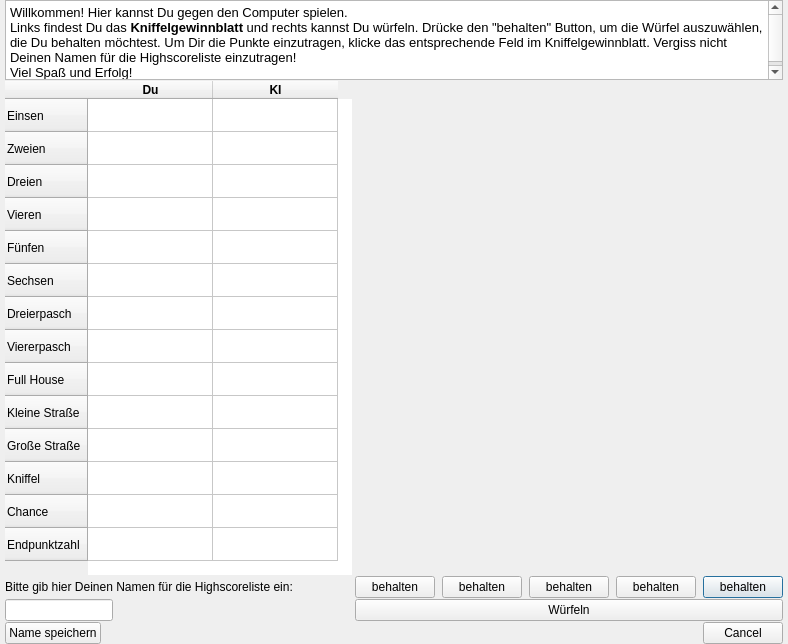
<?xml version="1.0" encoding="UTF-8"?>
<ui version="4.0">
 <class>singleplayerDialog</class>
 <widget class="QDialog" name="singleplayerDialog">
  <property name="geometry">
   <rect>
    <x>0</x>
    <y>0</y>
    <width>900</width>
    <height>630</height>
   </rect>
  </property>
  <property name="windowTitle">
   <string>Singleplayer Kniffel</string>
  </property>
  <layout class="QFormLayout" name="formLayout">
   <property name="sizeConstraint">
    <enum>QLayout::SetFixedSize</enum>
   </property>
   <property name="fieldGrowthPolicy">
    <enum>QFormLayout::AllNonFixedFieldsGrow</enum>
   </property>
   <property name="horizontalSpacing">
    <number>3</number>
   </property>
   <property name="verticalSpacing">
    <number>1</number>
   </property>
   <property name="leftMargin">
    <number>5</number>
   </property>
   <property name="topMargin">
    <number>0</number>
   </property>
   <property name="rightMargin">
    <number>5</number>
   </property>
   <property name="bottomMargin">
    <number>0</number>
   </property>
   <item row="1" column="0">
    <widget class="QTableWidget" name="tW_SpielstandSingle">
     <property name="sizePolicy">
      <sizepolicy hsizetype="Maximum" vsizetype="Expanding">
       <horstretch>0</horstretch>
       <verstretch>0</verstretch>
      </sizepolicy>
     </property>
     <property name="frameShape">
      <enum>QFrame::NoFrame</enum>
     </property>
     <property name="sizeAdjustPolicy">
      <enum>QAbstractScrollArea::AdjustToContents</enum>
     </property>
     <property name="editTriggers">
      <set>QAbstractItemView::NoEditTriggers</set>
     </property>
     <attribute name="horizontalHeaderDefaultSectionSize">
      <number>125</number>
     </attribute>
     <attribute name="verticalHeaderDefaultSectionSize">
      <number>33</number>
     </attribute>
     <row>
      <property name="text">
       <string>Einsen</string>
      </property>
     </row>
     <row>
      <property name="text">
       <string>Zweien</string>
      </property>
     </row>
     <row>
      <property name="text">
       <string>Dreien</string>
      </property>
     </row>
     <row>
      <property name="text">
       <string>Vieren</string>
      </property>
     </row>
     <row>
      <property name="text">
       <string>Fünfen</string>
      </property>
     </row>
     <row>
      <property name="text">
       <string>Sechsen</string>
      </property>
     </row>
     <row>
      <property name="text">
       <string>Dreierpasch</string>
      </property>
     </row>
     <row>
      <property name="text">
       <string>Viererpasch</string>
      </property>
     </row>
     <row>
      <property name="text">
       <string>Full House</string>
      </property>
     </row>
     <row>
      <property name="text">
       <string>Kleine Straße</string>
      </property>
     </row>
     <row>
      <property name="text">
       <string>Große Straße</string>
      </property>
     </row>
     <row>
      <property name="text">
       <string>Kniffel</string>
      </property>
     </row>
     <row>
      <property name="text">
       <string>Chance</string>
      </property>
     </row>
     <row>
      <property name="text">
       <string>Endpunktzahl</string>
      </property>
     </row>
     <column>
      <property name="text">
       <string>Du</string>
      </property>
      <property name="font">
       <font>
        <weight>75</weight>
        <bold>true</bold>
       </font>
      </property>
      <property name="foreground">
       <brush brushstyle="NoBrush">
        <color alpha="255">
         <red>0</red>
         <green>0</green>
         <blue>0</blue>
        </color>
       </brush>
      </property>
     </column>
     <column>
      <property name="text">
       <string>KI</string>
      </property>
      <property name="font">
       <font>
        <weight>75</weight>
        <bold>true</bold>
       </font>
      </property>
     </column>
    </widget>
   </item>
   <item row="1" column="1">
    <layout class="QHBoxLayout" name="horizontalLayout" stretch="7,7,7,7,7">
     <property name="spacing">
      <number>7</number>
     </property>
     <property name="sizeConstraint">
      <enum>QLayout::SetDefaultConstraint</enum>
     </property>
     <property name="topMargin">
      <number>200</number>
     </property>
     <item>
      <widget class="QLabel" name="qlW1">
       <property name="maximumSize">
        <size>
         <width>110</width>
         <height>112</height>
        </size>
       </property>
       <property name="text">
        <string/>
       </property>
       <property name="scaledContents">
        <bool>true</bool>
       </property>
       <property name="alignment">
        <set>Qt::AlignCenter</set>
       </property>
      </widget>
     </item>
     <item>
      <widget class="QLabel" name="qlW2">
       <property name="maximumSize">
        <size>
         <width>110</width>
         <height>112</height>
        </size>
       </property>
       <property name="text">
        <string/>
       </property>
       <property name="scaledContents">
        <bool>true</bool>
       </property>
      </widget>
     </item>
     <item>
      <widget class="QLabel" name="qlW3">
       <property name="maximumSize">
        <size>
         <width>110</width>
         <height>112</height>
        </size>
       </property>
       <property name="text">
        <string/>
       </property>
       <property name="scaledContents">
        <bool>true</bool>
       </property>
      </widget>
     </item>
     <item>
      <widget class="QLabel" name="qlW4">
       <property name="sizePolicy">
        <sizepolicy hsizetype="Preferred" vsizetype="Preferred">
         <horstretch>0</horstretch>
         <verstretch>0</verstretch>
        </sizepolicy>
       </property>
       <property name="maximumSize">
        <size>
         <width>110</width>
         <height>112</height>
        </size>
       </property>
       <property name="text">
        <string/>
       </property>
       <property name="scaledContents">
        <bool>true</bool>
       </property>
      </widget>
     </item>
     <item>
      <widget class="QLabel" name="qlW5">
       <property name="sizePolicy">
        <sizepolicy hsizetype="Preferred" vsizetype="Preferred">
         <horstretch>0</horstretch>
         <verstretch>0</verstretch>
        </sizepolicy>
       </property>
       <property name="maximumSize">
        <size>
         <width>110</width>
         <height>112</height>
        </size>
       </property>
       <property name="text">
        <string/>
       </property>
       <property name="scaledContents">
        <bool>true</bool>
       </property>
      </widget>
     </item>
    </layout>
   </item>
   <item row="2" column="1">
    <layout class="QGridLayout" name="gridLayout_3">
     <property name="bottomMargin">
      <number>0</number>
     </property>
     <property name="horizontalSpacing">
      <number>7</number>
     </property>
     <property name="verticalSpacing">
      <number>0</number>
     </property>
     <item row="0" column="4">
      <widget class="QPushButton" name="pBW5">
       <property name="text">
        <string>behalten</string>
       </property>
       <property name="checkable">
        <bool>true</bool>
       </property>
      </widget>
     </item>
     <item row="0" column="0">
      <widget class="QPushButton" name="pBW1">
       <property name="text">
        <string>behalten</string>
       </property>
       <property name="checkable">
        <bool>true</bool>
       </property>
      </widget>
     </item>
     <item row="0" column="3">
      <widget class="QPushButton" name="pBW4">
       <property name="sizePolicy">
        <sizepolicy hsizetype="Minimum" vsizetype="Fixed">
         <horstretch>0</horstretch>
         <verstretch>0</verstretch>
        </sizepolicy>
       </property>
       <property name="text">
        <string>behalten</string>
       </property>
       <property name="checkable">
        <bool>true</bool>
       </property>
      </widget>
     </item>
     <item row="0" column="2">
      <widget class="QPushButton" name="pBW3">
       <property name="text">
        <string>behalten</string>
       </property>
       <property name="checkable">
        <bool>true</bool>
       </property>
      </widget>
     </item>
     <item row="0" column="1">
      <widget class="QPushButton" name="pBW2">
       <property name="text">
        <string>behalten</string>
       </property>
       <property name="checkable">
        <bool>true</bool>
       </property>
      </widget>
     </item>
    </layout>
   </item>
   <item row="4" column="1">
    <widget class="QPushButton" name="pBwuerfeln">
     <property name="text">
      <string>Würfeln</string>
     </property>
    </widget>
   </item>
   <item row="5" column="1">
    <widget class="QDialogButtonBox" name="buttonBox">
     <property name="orientation">
      <enum>Qt::Horizontal</enum>
     </property>
     <property name="standardButtons">
      <set>QDialogButtonBox::Cancel</set>
     </property>
     <property name="centerButtons">
      <bool>false</bool>
     </property>
    </widget>
   </item>
   <item row="0" column="0" colspan="2">
    <widget class="QTextBrowser" name="Spielerklaerung">
     <property name="maximumSize">
      <size>
       <width>16777215</width>
       <height>80</height>
      </size>
     </property>
     <property name="html">
      <string>&lt;!DOCTYPE HTML PUBLIC &quot;-//W3C//DTD HTML 4.0//EN&quot; &quot;http://www.w3.org/TR/REC-html40/strict.dtd&quot;&gt;
&lt;html&gt;&lt;head&gt;&lt;meta name=&quot;qrichtext&quot; content=&quot;1&quot; /&gt;&lt;style type=&quot;text/css&quot;&gt;
p, li { white-space: pre-wrap; }
&lt;/style&gt;&lt;/head&gt;&lt;body style=&quot; font-family:'MS Shell Dlg 2'; font-size:8.25pt; font-weight:400; font-style:normal;&quot;&gt;
&lt;p style=&quot; margin-top:0px; margin-bottom:0px; margin-left:0px; margin-right:0px; -qt-block-indent:0; text-indent:0px;&quot;&gt;&lt;span style=&quot; font-size:10pt;&quot;&gt;Willkommen! Hier kannst Du gegen den Computer spielen.&lt;/span&gt;&lt;/p&gt;
&lt;p style=&quot; margin-top:0px; margin-bottom:0px; margin-left:0px; margin-right:0px; -qt-block-indent:0; text-indent:0px;&quot;&gt;&lt;span style=&quot; font-size:10pt;&quot;&gt;Links findest Du das &lt;/span&gt;&lt;span style=&quot; font-size:10pt; font-weight:600;&quot;&gt;Kniffelgewinnblatt&lt;/span&gt;&lt;span style=&quot; font-size:10pt;&quot;&gt; und rechts kannst Du würfeln. Drücke den &amp;quot;behalten&amp;quot; Button, um die Würfel auszuwählen, die Du behalten möchtest. Um Dir die Punkte einzutragen, klicke das entsprechende Feld im Kniffelgewinnblatt. Vergiss nicht Deinen Namen für die Highscoreliste einzutragen!&lt;/span&gt;&lt;/p&gt;
&lt;p style=&quot; margin-top:0px; margin-bottom:0px; margin-left:0px; margin-right:0px; -qt-block-indent:0; text-indent:0px;&quot;&gt;&lt;span style=&quot; font-size:10pt;&quot;&gt;Viel Spaß und Erfolg!&lt;/span&gt;&lt;/p&gt;&lt;/body&gt;&lt;/html&gt;</string>
     </property>
    </widget>
   </item>
   <item row="2" column="0">
    <widget class="QLabel" name="lName">
     <property name="text">
      <string>Bitte gib hier Deinen Namen für die Highscoreliste ein:</string>
     </property>
    </widget>
   </item>
   <item row="4" column="0">
    <widget class="QLineEdit" name="singleName"/>
   </item>
   <item row="5" column="0">
    <widget class="QPushButton" name="nameSpeichern">
     <property name="text">
      <string>Name speichern</string>
     </property>
    </widget>
   </item>
  </layout>
 </widget>
 <resources/>
 <connections>
  <connection>
   <sender>buttonBox</sender>
   <signal>accepted()</signal>
   <receiver>singleplayerDialog</receiver>
   <slot>accept()</slot>
   <hints>
    <hint type="sourcelabel">
     <x>629</x>
     <y>618</y>
    </hint>
    <hint type="destinationlabel">
     <x>157</x>
     <y>274</y>
    </hint>
   </hints>
  </connection>
  <connection>
   <sender>buttonBox</sender>
   <signal>rejected()</signal>
   <receiver>singleplayerDialog</receiver>
   <slot>reject()</slot>
   <hints>
    <hint type="sourcelabel">
     <x>697</x>
     <y>618</y>
    </hint>
    <hint type="destinationlabel">
     <x>286</x>
     <y>274</y>
    </hint>
   </hints>
  </connection>
 </connections>
</ui>
